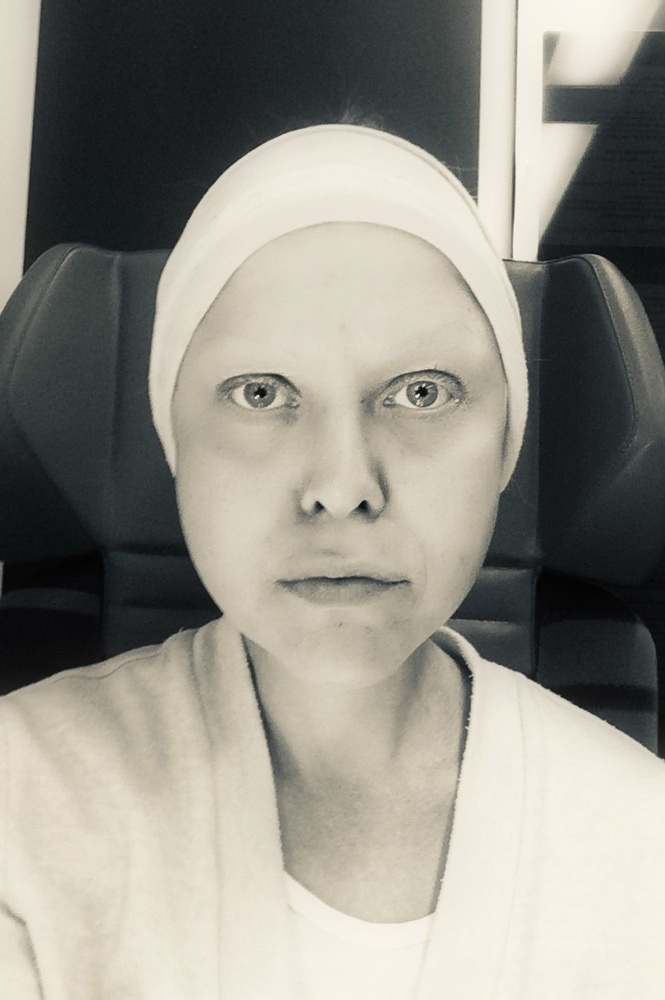
#> input picture test.jpeg, 665 x 1000 px, shrunk from 805 x 1210 before the run
$ jupyter execute --allow-errors edge_detection.ipynb   (older library calls are emulated)
#> lines starting #> are read from the running program, lines starting #| are printed output that depends on the picture
[cell 1]
# Automated Digital Segmentation
# Active Contur Segmentation Models and Detection of edge with low error rate

import matplotlib.pyplot as plt
from skimage.color import rgb2gray
from skimage import io, color
from skimage import data, img_as_float
from skimage.segmentation import chan_vese
from matplotlib import image as mpimg
from PIL import Image
from numpy import*
import cv2 as cv2
from cv2 import *
import numpy as np
from skimage.transform import resize
from skimage.io import imsave, imread
from PIL import Image
from numpy import asarray
from scipy import ndimage as ndimage
from skimage.util import random_noise
from skimage import feature
from skimage.segmentation import slic, mark_boundaries
from skimage.segmentation import felzenszwalb
from skimage.color import label2rgb


# load image
img = Image.open('test.jpeg')
#> img is the input picture: PIL image 665x1000 RGB; mean R, G, B 147.4, 145.2, 136

# convert image into numpy array
numpydata = asarray(img)

# convert image to gray scale
numpydata_gray = color.rgb2gray(numpydata)

# apply gaussian filter to remove gaussian noise from the picture, use the kernel width 3, kernel height 5
# specify the standard deviation in the X and Y directions, sigmaX and sigmaY respectively
# If only sigmaX is specified, sigmaY is taken as the same as sigmaX
# If both sigmas are given as zeros, they are calculated from the kernel size

img_gaussian = cv2.GaussianBlur(numpydata_gray,sigmaX=0.5,ksize=(3, 5))

print('3D shape:', numpydata.shape)
#| 3D shape: (1000, 665, 3)
print('2D Type:', type(numpydata_gray))
#| 2D Type: <class 'numpy.ndarray'>
print('2D dtype:', numpydata_gray.dtype)
#| 2D dtype: float64
print('2D shape:', numpydata_gray.shape)
#| 2D shape: (1000, 665)
plt.imshow(numpydata_gray, cmap='gray');

[cell 2]
# Computing the Chan VESE segmentation technique - Chan vese method ignores edges and ﬁts a two-phase piecewise constant model to the given image

image = img_as_float(numpydata_gray)

cv = chan_vese(image, max_num_iter=100, mu=0.25, lambda1=1, lambda2=1, extended_output=True )

# Parameter µ adjuststhe length penalty, which balances between ﬁtting the input image more accurately (smaller µ) vs.producing a smoother boundary (larger µ).
# width 10, hight 4
fig, axes = plt.subplots(2, 2, figsize=(10, 4))
ax = axes.flatten()

ax[0].imshow(image, cmap="gray")
ax[0].set_axis_off()
ax[0].set_title("Original Image", fontsize=12)

ax[1].imshow(cv[0], cmap="gray")
ax[1].set_axis_off()
title = f'Chan-Vese segmentation - {len(cv[2])} iterations'
#> title = 'Chan-Vese segmentation - 100 iterations'
ax[1].set_title(title, fontsize=12)

ax[2].imshow(cv[1], cmap="gray")
ax[2].set_axis_off()
ax[2].set_title("Final Level Set", fontsize=12)

ax[3].plot(cv[2], c="gray")
ax[3].set_title("Evolution of energy over iterations", fontsize=12)

fig.tight_layout()
plt.show()
#> figure, not shown here; panel 4: curve peaks at x = 0, y = 131315.9

[cell 3]
# Simple Linear Iterative Clustering on the image

# Importing required boundaries
from skimage.segmentation import slic, mark_boundaries

# Setting the plot figure as width 8 and hight 3
plt.figure(figsize=(8, 3))

# Sample Image of scikit-image package
img = numpydata_gray

# Applying SLIC segmentation
# for the edges to be drawn over
#> (the rest of this cell did not finish here and is left out)

[cell 4]
# Simple Linear Iterative Clustering on the image

# Importing required libraries
from skimage.segmentation import slic
from skimage.color import label2rgb

# Setting the plot size as width 8 and hight 3
plt.figure(figsize=(8,3))

# Sample Image of scikit-image package
img = numpydata_gray

# 300 segments & compactness = 10
#> (the rest of this cell did not finish here and is left out)

[cell 5]
# Felzenszwalb-Huttenlocher, 1998

# Importing the required libraries
from skimage.segmentation import felzenszwalb
from skimage.color import label2rgb

# Setting the figure size as width 10, hight 3
plt.figure(figsize=(10,3))

# Original Image converted to gray scales
img = numpydata_gray

# computing the Felzenszwalb's
img_segments = felzenszwalb(img,scale = 2,sigma=2, min_size=800)
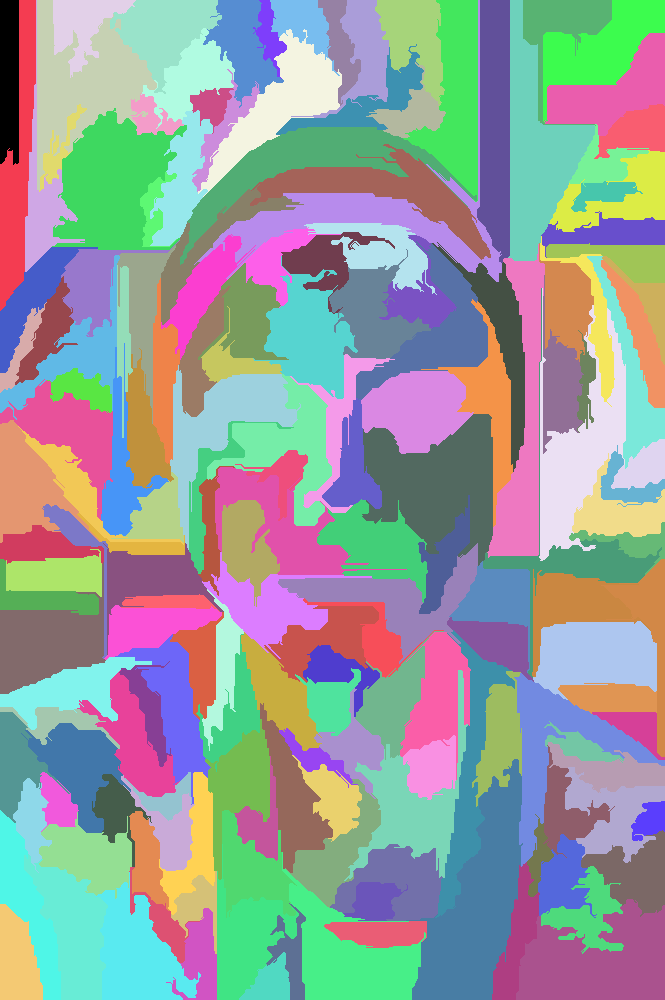
#> img_segments: shape (1000, 665) int64; 176 distinct labels, from 0 to 175; one colour per label, 0 black
img_segments2 = felzenszwalb(img,scale = 2,sigma=5, min_size=600)
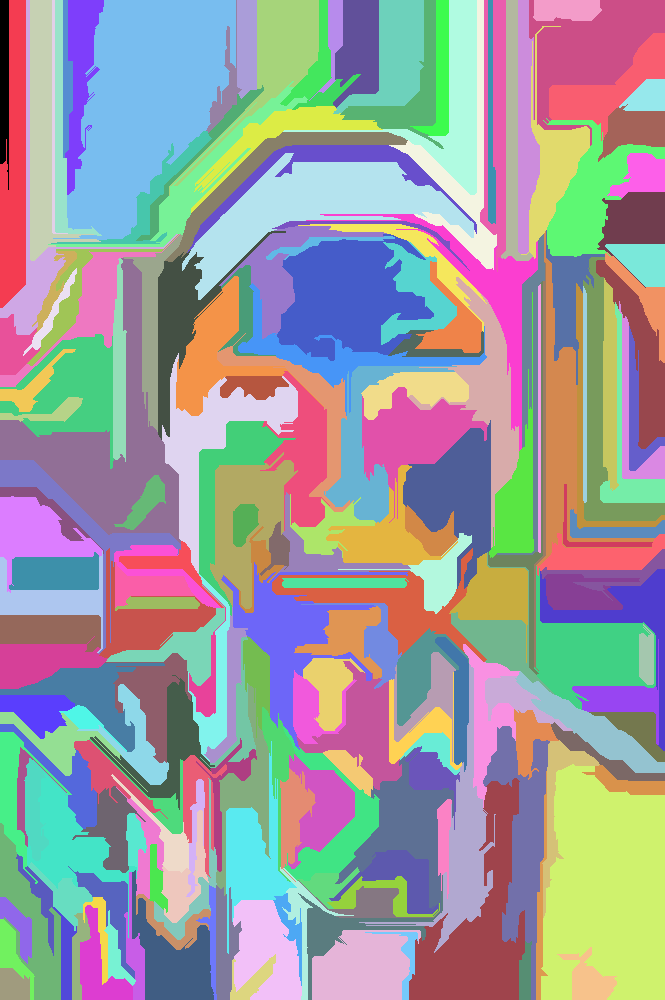
#> img_segments2: shape (1000, 665) int64; 221 distinct labels, from 0 to 220; one colour per label, 0 black
img_segments3 = felzenszwalb(img,scale = 2,sigma=10, min_size=200)
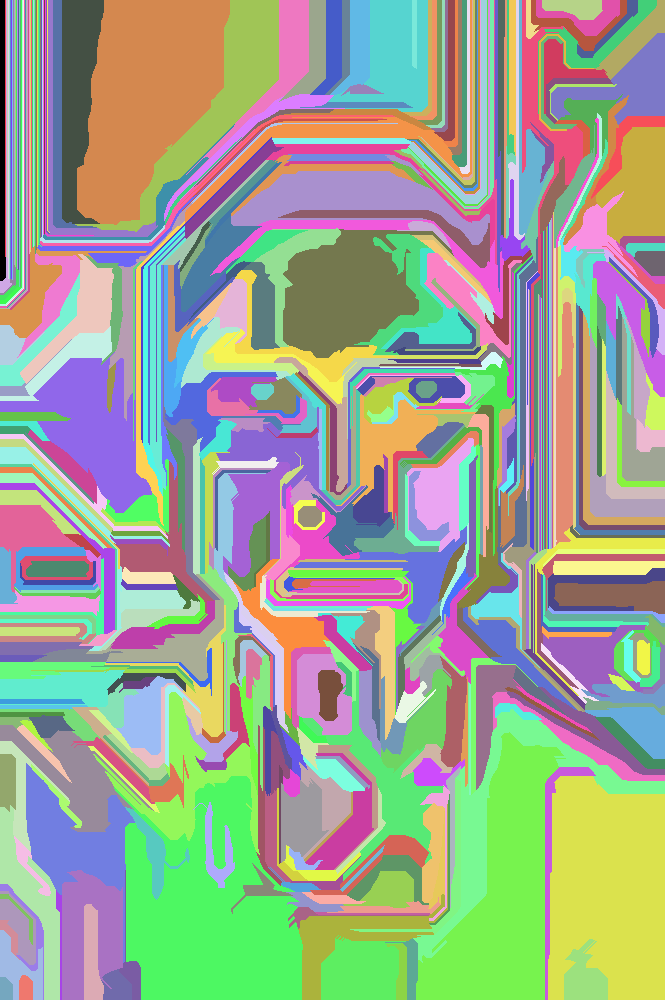
#> img_segments3: shape (1000, 665) int64; 581 distinct labels, from 0 to 580; one colour per label, 0 black

# Plotting the original image
plt.subplot(1,4,1)
plt.imshow(img)

# Marking the boundaries of Felzenszwalb's segmentations
plt.subplot(1,4,2)
plt.imshow(mark_boundaries(img,img_segments))

# Marking the boundaries of Felzenszwalb's segmentations
plt.subplot(1,4,3)
plt.imshow(mark_boundaries(img,img_segments2))

# Marking the boundaries of Felzenszwalb's segmentations
plt.subplot(1,4,4)
plt.imshow(mark_boundaries(img,img_segments3))
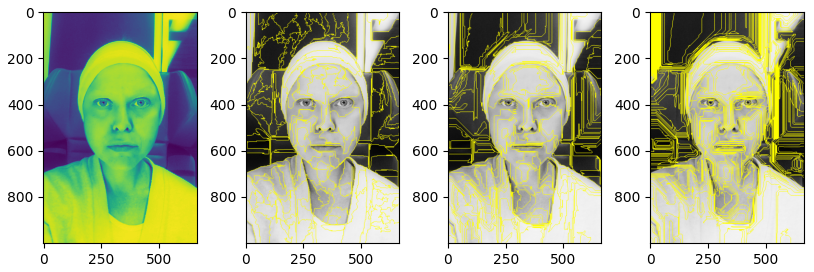
#> figure drawn by matplotlib, 4 panels

[cell 6]
# Canny, 1986

# Compute the Canny filter for two values of sigma
# Canny is the most suitable detector for detecting human faces' edges
# width of the Gaussian (the noisier the image, the greater the width)
# low threshold for the hysteresis thresholding, high threshold for the hysteresis thresholding
# sigma - Standard deviation of the Gaussian filter
# low_threshold - Lower bound for hysteresis thresholding (set to 10% of dtype’s max)
# high_threshold - High_threshold (set to 20% of dtype’s max)

edges1 = feature.canny(img_gaussian, sigma=1, low_threshold=None, high_threshold=None)
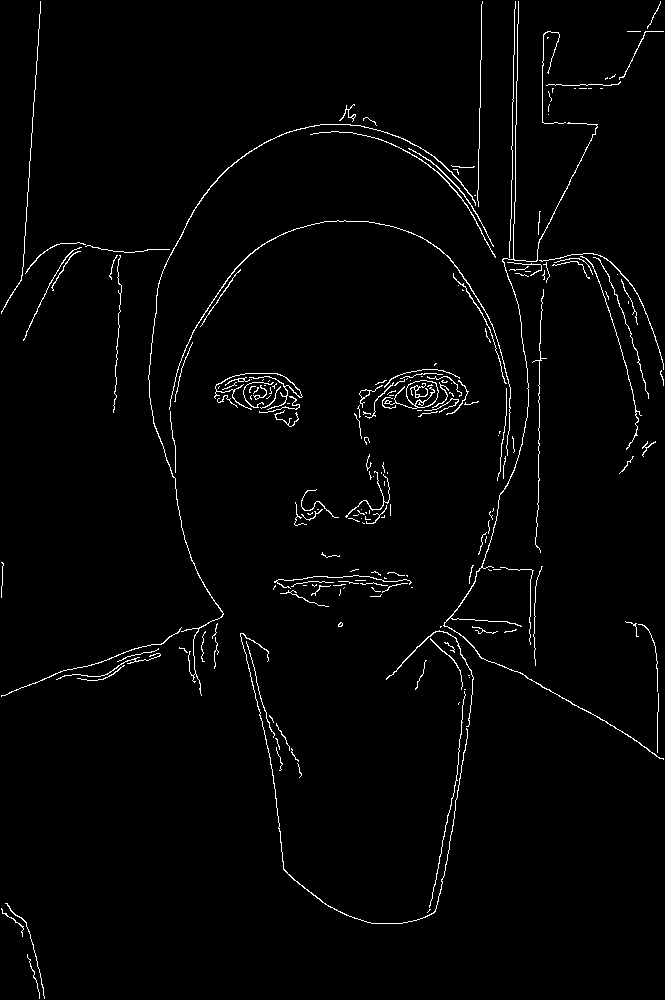
#> edges1: shape (1000, 665) bool; 2% white in thin lines or dots
edges2 = feature.canny(img_gaussian, sigma=3, low_threshold=None, high_threshold=None)
#> edges2: shape (1000, 665) bool; 1.2% white in thin lines or dots


# display results
fig, ax = plt.subplots(nrows=1, ncols=3, figsize=(8, 3))

ax[0].imshow(img_gaussian, cmap='gray')
ax[0].set_title('Original image', fontsize=10)

ax[1].imshow(edges1, cmap='gray')
ax[1].set_title(r'Canny filter, $\sigma=1$', fontsize=10)

ax[2].imshow(edges2, cmap='gray')
ax[2].set_title(r'Canny filter, $\sigma=3$', fontsize=10)

for a in ax:
    a.axis('off')

fig.tight_layout()
plt.show()

[cell 7]
# Sobel and Feldman, 1968

img_sobelx = cv2.Sobel(img_gaussian,cv2.CV_8U, 1, 0, ksize=7, scale = 1)
img_sobely = cv2.Sobel(img_gaussian,cv2.CV_8U, 0, 1, ksize=7, scale = 1)
img_sobel = img_sobelx + img_sobely


# display results
fig, ax = plt.subplots(nrows=1, ncols=3, figsize=(8, 3))

ax[0].imshow(img_sobelx, cmap='gray')
ax[0].set_title('Sobel x', fontsize=10)

ax[1].imshow(img_sobely, cmap='gray')
ax[1].set_title('Sobel y', fontsize=10)

ax[2].imshow(img_sobel, cmap='gray')
ax[2].set_title('Sobel', fontsize=10)

for a in ax:
    a.axis('off')

fig.tight_layout()
plt.show()

[cell 8]
# Judith Martha Prewitt, 1978

kernelx = np.array([[1,1,1],[0,0,0],[-1,-1,-1]])
kernely = np.array([[-1,0,1],[-1,0,1],[-1,0,1]])

img_prewittx = cv2.filter2D(img_gaussian, -1, kernelx)
img_prewitty = cv2.filter2D(img_gaussian, -1, kernely)

img_prewitt = img_prewittx + img_prewitty

# display results
fig, ax = plt.subplots(nrows=1, ncols=3, figsize=(8, 3))

ax[0].imshow(img_prewittx, cmap='gray')
ax[0].set_title('Prewitt x', fontsize=10)

ax[1].imshow(img_prewitty, cmap='gray')
ax[1].set_title('Prewitt y', fontsize=10)

ax[2].imshow(img_prewitt, cmap='gray')
ax[2].set_title('Prewitt', fontsize=10)

for a in ax:
    a.axis('off')

fig.tight_layout()
plt.show()

[cell 9]
# Roberts, 1965 ( pure inverse matrix)
roberts_cross_v = np.array( [[1, 0 ],
                             [0,-1 ]] )

roberts_cross_h = np.array( [[ 0, 1 ],
                             [ -1, 0 ]] )

img = numpydata_gray.astype('float64')
img/=255.0
#> img: shape (1000, 665) float64

vertical = ndimage.convolve( img, roberts_cross_v, mode='reflect', cval=0.0 )
horizontal = ndimage.convolve( img, roberts_cross_h,  mode='reflect', cval=0.0 )
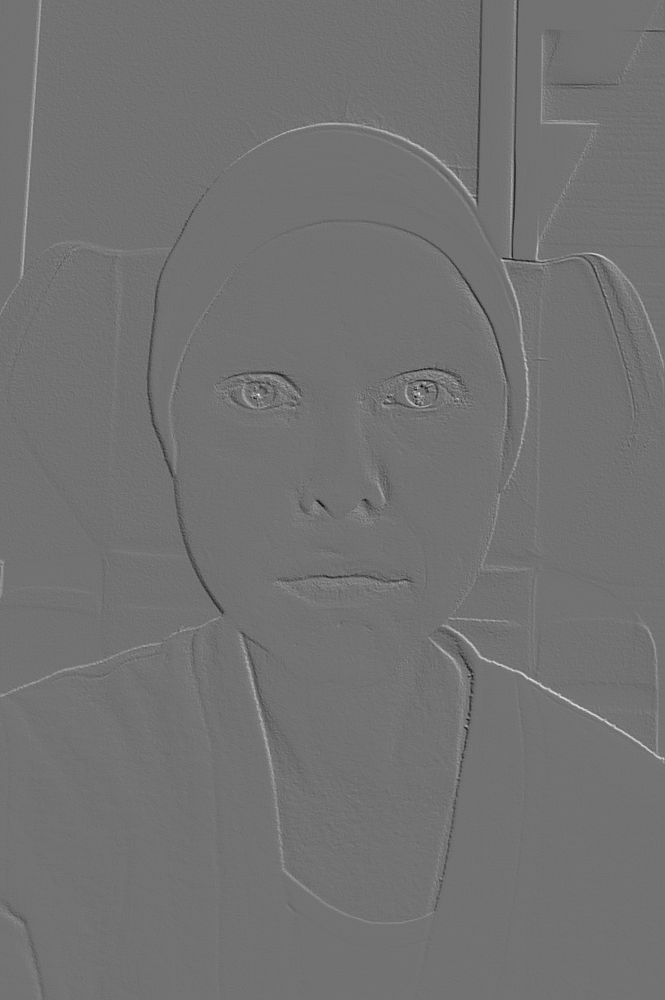
#> horizontal: shape (1000, 665) float64; min -0.0021, max 0.00259, mean 3.32e-06; drawn with min black and max white

edged_img = np.sqrt( np.square(horizontal) + np.square(vertical))
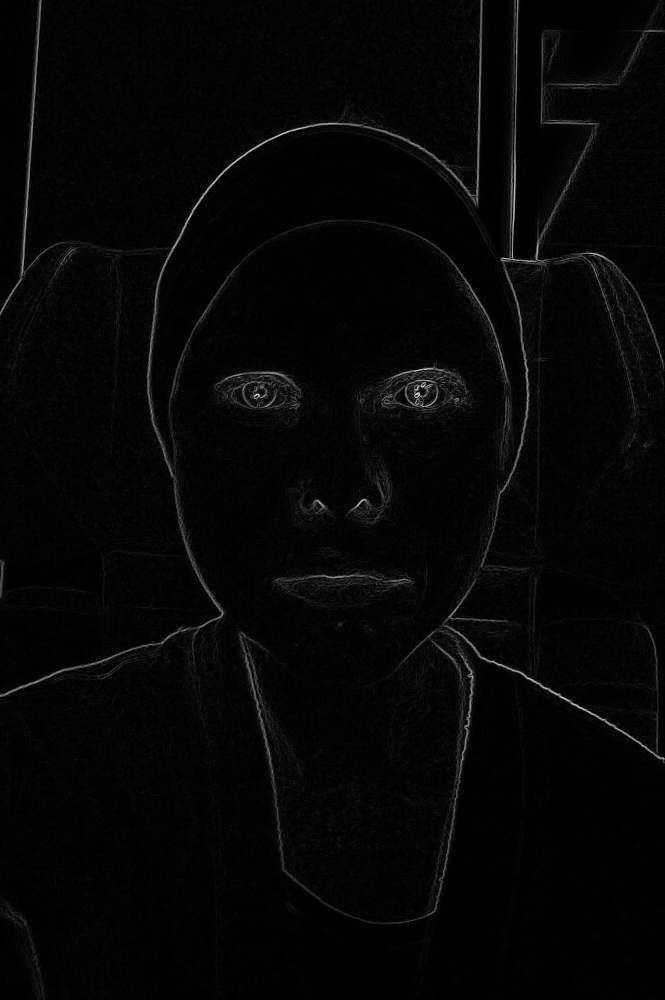
#> edged_img: shape (1000, 665) float64; min 0, max 0.00284, mean 6.82e-05; drawn with min black and max white
edged_img*=255

# display results
fig, ax = plt.subplots(nrows=1, ncols=2, figsize=(8, 3))

ax[0].imshow(numpydata_gray, cmap='gray')
ax[0].set_title('Original', fontsize=10)

ax[1].imshow(edged_img, cmap='gray')
ax[1].set_title('Roberts', fontsize=10)

for a in ax:
    a.axis('off')

fig.tight_layout()
plt.show()
